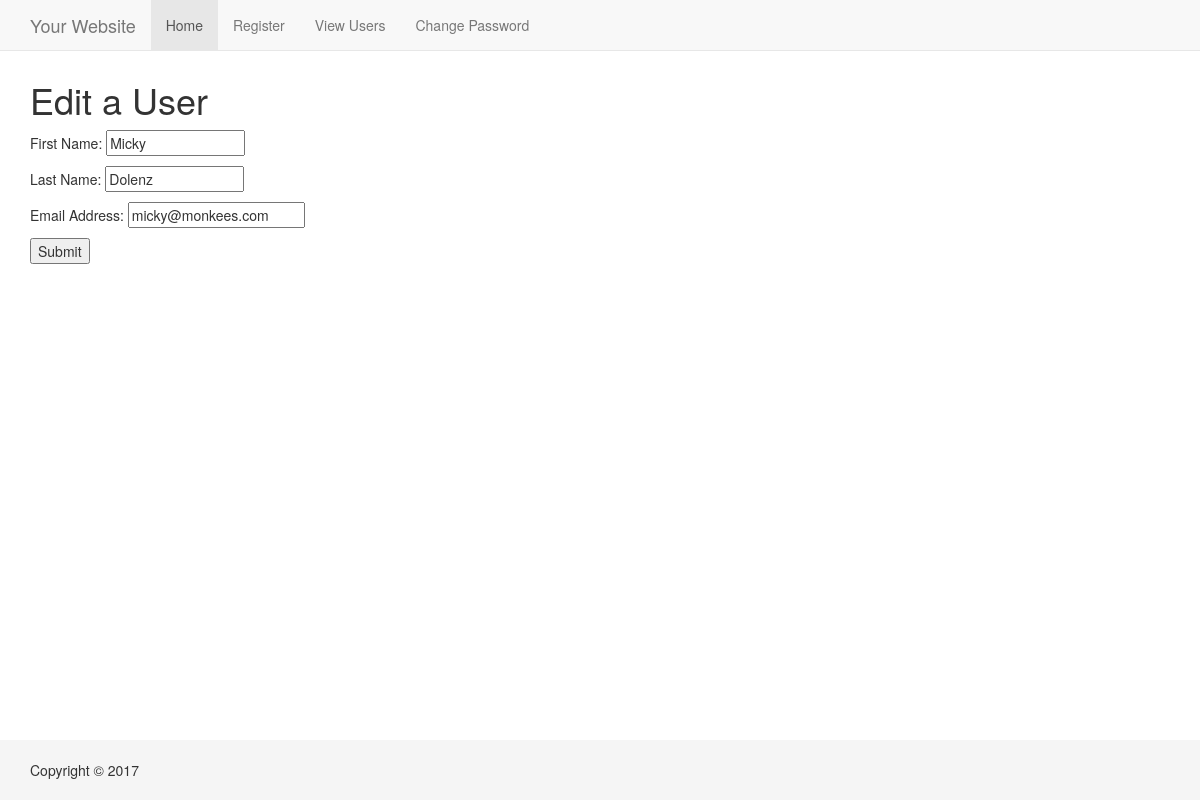
Page /edit_user.php?id=3 on the committed database.
### tables this page shows
CREATE TABLE users 
(
user_id MEDIUMINT UNSIGNED NOT NULL AUTO_INCREMENT,
first_name VARCHAR(20) NOT NULL,
last_name VARCHAR(40) NOT NULL,
email VARCHAR(60) NOT NULL,
pass CHAR(40) NOT NULL,
registration_date DATETIME NOT NULL,
PRIMARY KEY (user_id)
);

### edit_user.php (the view, shortened to what this page needs)
<?php
echo '<h1>Edit a User</h1>';
if ( (isset($_GET['id'])) && (is_numeric($_GET['id'])) ) {
	$id = $_GET['id'];
} elseif ( (isset($_POST['id'])) && (is_numeric($_POST['id'])) ) {
	$id = $_POST['id'];
} else {
	echo '<p class="error">This page has been accessed in error.</p>';
	include('includes/footer.html');
	exit();
}
$q = "SELECT first_name, last_name, email FROM users WHERE user_id=$id";
$r = @mysqli_query($conn, $q);
if (mysqli_num_rows($r) == 1) {
	$row = mysqli_fetch_array($r, MYSQLI_NUM);
	echo '<form action="edit_user.php" method="post">
<p>First Name: <input type="text" name="first_name" size="15" maxlength="15" value="' . $row[0] . '"></p>
<p>Last Name: <input type="text" name="last_name" size="15" maxlength="30" value="' . $row[1] . '"></p>
<p>Email Address: <input type="email" name="email" size="20" maxlength="60" value="' . $row[2] . '"> </p>
<p><input type="submit" name="submit" value="Submit"></p>
<input type="hidden" name="id" value="' . $id . '">
</form>';
} else {
	echo '<p class="error">This page has been accessed in error.</p>';
}
?>

### css/style.css (style rules this page uses)
html { position: relative; min-height: 100%; }
body { margin-bottom: 60px; }
.footer { position: absolute; bottom: 0; width: 100%; height: 60px; background-color: #f5f5f5; }
body > .container { padding: 60px 15px 0; }
.container .text-muted { margin: 20px 0; }
.footer > .container { padding-right: 15px; padding-left: 15px; }

### rows in the picture
users: first_name "Micky", last_name "Dolenz", email "micky@monkees.com"
